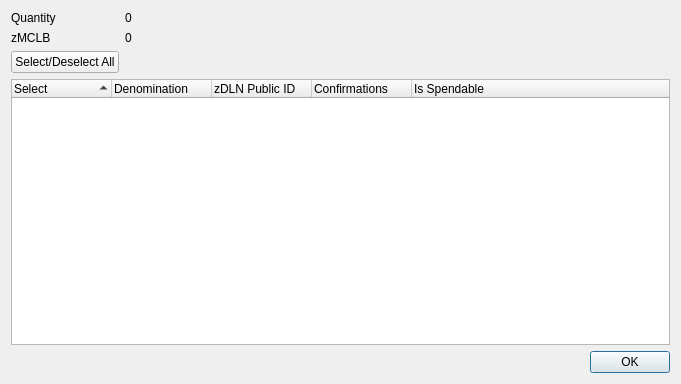
<?xml version="1.0" encoding="UTF-8"?>
<ui version="4.0">
 <class>ZMillenniumclubcoinControlDialog</class>
 <widget class="QDialog" name="ZMillenniumclubcoinControlDialog">
  <property name="geometry">
   <rect>
    <x>0</x>
    <y>0</y>
    <width>681</width>
    <height>384</height>
   </rect>
  </property>
  <property name="minimumSize">
   <size>
    <width>681</width>
    <height>384</height>
   </size>
  </property>
  <property name="windowTitle">
   <string>Select zDLN to Spend</string>
  </property>
  <layout class="QGridLayout" name="gridLayout">
   <item row="0" column="0">
    <layout class="QFormLayout" name="formLayout">
     <property name="sizeConstraint">
      <enum>QLayout::SetDefaultConstraint</enum>
     </property>
     <item row="0" column="0">
      <widget class="QLabel" name="labelQuantity">
       <property name="text">
        <string>Quantity</string>
       </property>
      </widget>
     </item>
     <item row="0" column="1">
      <widget class="QLabel" name="labelQuantity_int">
       <property name="text">
        <string>0</string>
       </property>
      </widget>
     </item>
     <item row="1" column="0">
      <widget class="QLabel" name="labelZMillenniumclubcoin">
       <property name="text">
        <string>zMCLB</string>
       </property>
      </widget>
     </item>
     <item row="1" column="1">
      <widget class="QLabel" name="labelZMillenniumclubcoin_int">
       <property name="text">
        <string>0</string>
       </property>
      </widget>
     </item>
     <item row="2" column="0">
      <widget class="QPushButton" name="pushButtonAll">
       <property name="text">
        <string>Select/Deselect All</string>
       </property>
      </widget>
     </item>
    </layout>
   </item>
   <item row="1" column="0">
    <layout class="QVBoxLayout" name="verticalLayout">
     <item>
      <widget class="QTreeWidget" name="treeWidget">
       <property name="minimumSize">
        <size>
         <width>0</width>
         <height>250</height>
        </size>
       </property>
       <property name="alternatingRowColors">
        <bool>true</bool>
       </property>
       <property name="sortingEnabled">
        <bool>true</bool>
       </property>
       <property name="columnCount">
        <number>5</number>
       </property>
       <attribute name="headerDefaultSectionSize">
        <number>100</number>
       </attribute>
       <column>
        <property name="text">
         <string notr="true">Select</string>
        </property>
       </column>
       <column>
        <property name="text">
         <string notr="true">Denomination</string>
        </property>
       </column>
       <column>
        <property name="text">
         <string notr="true">zDLN Public ID</string>
        </property>
       </column>
       <column>
        <property name="text">
         <string notr="true">Confirmations</string>
        </property>
       </column>
       <column>
        <property name="text">
         <string>Is Spendable</string>
        </property>
       </column>
      </widget>
     </item>
     <item>
      <widget class="QDialogButtonBox" name="buttonBox">
       <property name="orientation">
        <enum>Qt::Horizontal</enum>
       </property>
       <property name="standardButtons">
        <set>QDialogButtonBox::Ok</set>
       </property>
      </widget>
     </item>
    </layout>
   </item>
  </layout>
 </widget>
 <resources/>
 <connections>
  <connection>
   <sender>buttonBox</sender>
   <signal>accepted()</signal>
   <receiver>ZMillenniumclubcoinControlDialog</receiver>
   <slot>accept()</slot>
   <hints>
    <hint type="sourcelabel">
     <x>248</x>
     <y>254</y>
    </hint>
    <hint type="destinationlabel">
     <x>157</x>
     <y>274</y>
    </hint>
   </hints>
  </connection>
  <connection>
   <sender>buttonBox</sender>
   <signal>rejected()</signal>
   <receiver>ZMillenniumclubcoinControlDialog</receiver>
   <slot>reject()</slot>
   <hints>
    <hint type="sourcelabel">
     <x>316</x>
     <y>260</y>
    </hint>
    <hint type="destinationlabel">
     <x>286</x>
     <y>274</y>
    </hint>
   </hints>
  </connection>
 </connections>
</ui>
